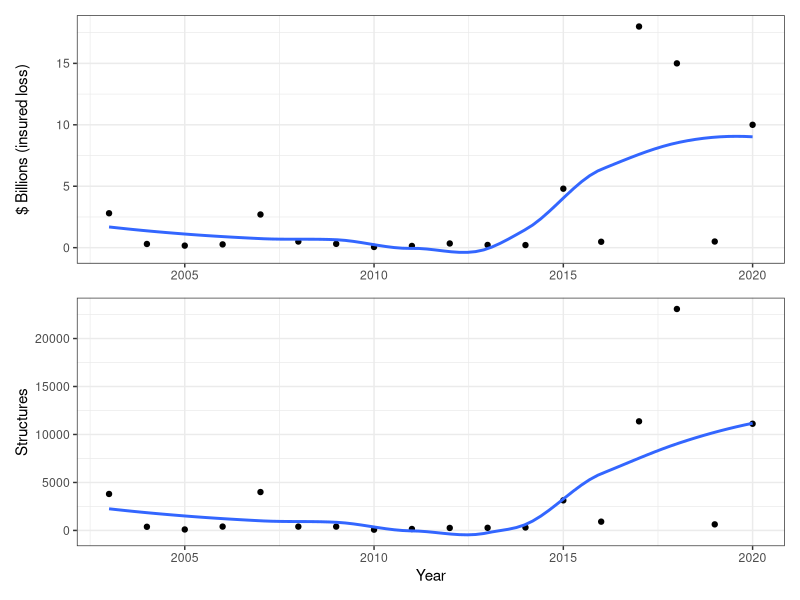
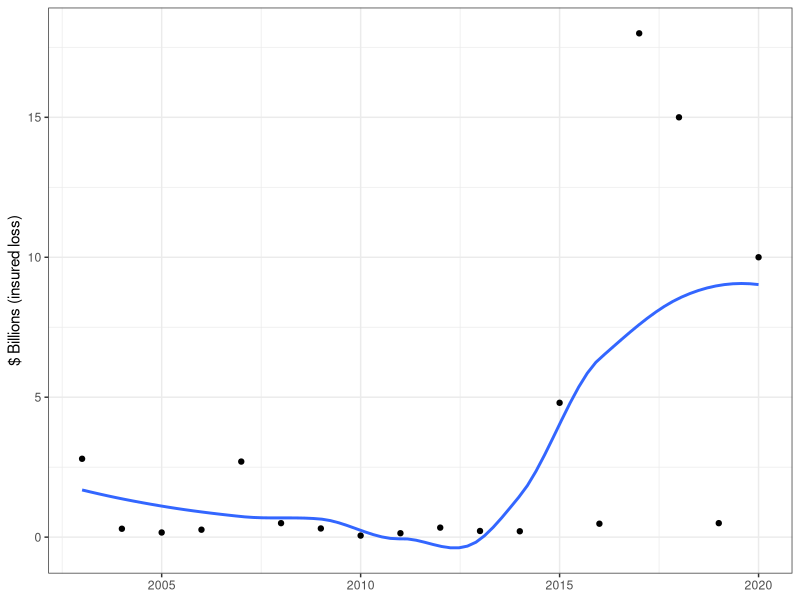
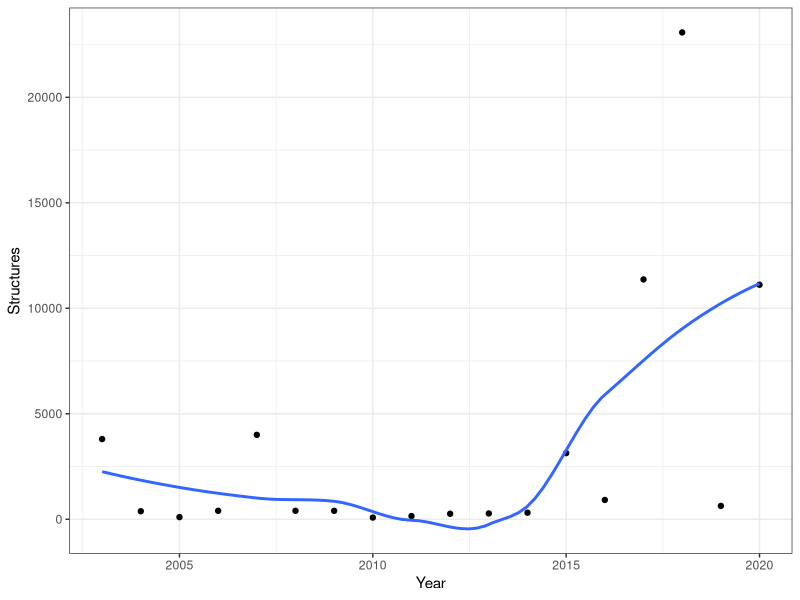

Write R code to recreate these figures, in order. (Note: this script raises an error after producing the figures.)
## Purpose: socioeconomic trends figure

library(tidyverse)
library(patchwork)
library(cowplot)

## read in data f
d = read_csv('RawData/CalFireTrends_1980-2020.csv') %>% 
  filter(year > 2002) %>% 
  select(year, cost = 'cost+damage $billions', cost_adj = 'cost inflation adjusted (2020 $s)',
         structures)

p1 = ggplot(d, aes(x = year, y = cost)) +
  geom_point() +
  geom_smooth(formula = 'y ~ x', method = 'loess', se = F) +
  theme_bw() +
  ylab('$ Billions (insured loss)') + xlab(NULL)

p2 = ggplot(d, aes(x = year, y = structures)) +
  geom_point() +
  geom_smooth(formula = 'y ~ x', method = 'loess', se = F) +
  theme_bw() +
  ylab('Structures') + xlab("Year")

p = p1 / p2

save_plot("Figures/losses.png", p,
         base_width = 5, base_height = 6)
